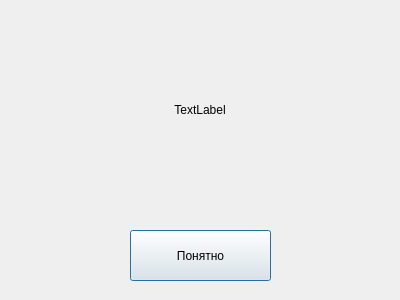
<?xml version="1.0" encoding="UTF-8"?>
<ui version="4.0">
 <class>Dialog</class>
 <widget class="QDialog" name="Dialog">
  <property name="geometry">
   <rect>
    <x>0</x>
    <y>0</y>
    <width>400</width>
    <height>300</height>
   </rect>
  </property>
  <property name="windowTitle">
   <string>Dialog</string>
  </property>
  <property name="styleSheet">
   <string notr="true">background-color: rgba(205,213,255, 255); 
QPushButton{ color: blue}
QPushButton {
	color: rgba(0,0,0,255);
	background-color: rgba(180,190,255,255) ;
	border-color :white;
	border-radius: 2px;

};</string>
  </property>
  <widget class="QLabel" name="errorText">
   <property name="geometry">
    <rect>
     <x>10</x>
     <y>10</y>
     <width>380</width>
     <height>200</height>
    </rect>
   </property>
   <property name="sizePolicy">
    <sizepolicy hsizetype="Fixed" vsizetype="Preferred">
     <horstretch>0</horstretch>
     <verstretch>0</verstretch>
    </sizepolicy>
   </property>
   <property name="styleSheet">
    <string notr="true">font: 700 8pt &quot;Tahoma&quot;;
color: black;
border-radius: 5px;
height: 500px;</string>
   </property>
   <property name="text">
    <string>TextLabel</string>
   </property>
   <property name="alignment">
    <set>Qt::AlignmentFlag::AlignCenter</set>
   </property>
  </widget>
  <widget class="QPushButton" name="confirmButton">
   <property name="geometry">
    <rect>
     <x>130</x>
     <y>230</y>
     <width>141</width>
     <height>51</height>
    </rect>
   </property>
   <property name="styleSheet">
    <string notr="true">QPushButton {
	font: 700 9pt &quot;Tahoma&quot;;
	color: black;
	background-color: #B5BAFF ;
 	height: 70px;;
	border-radius: 5px;

};</string>
   </property>
   <property name="text">
    <string>Понятно</string>
   </property>
  </widget>
 </widget>
 <resources/>
 <connections/>
</ui>
